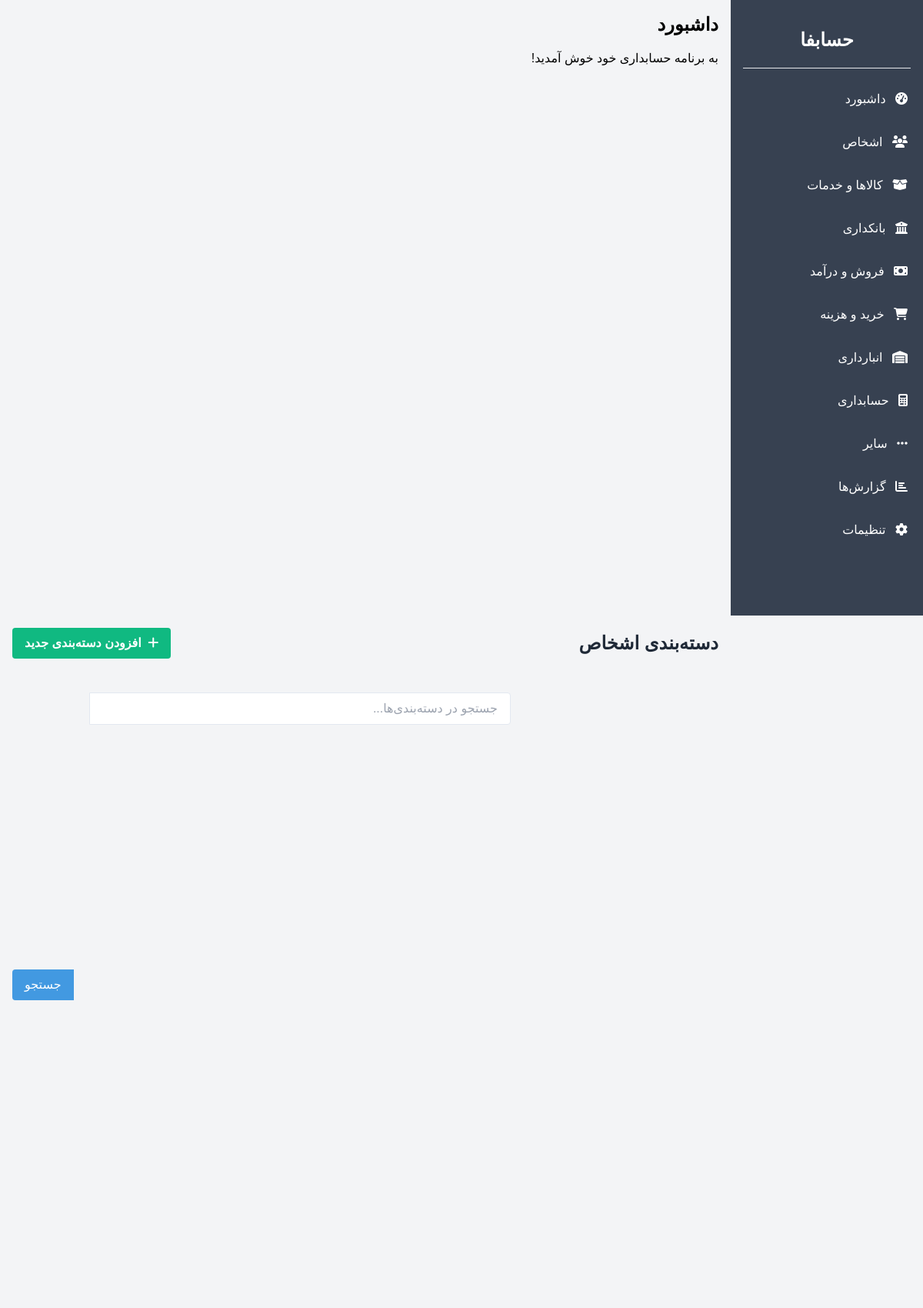
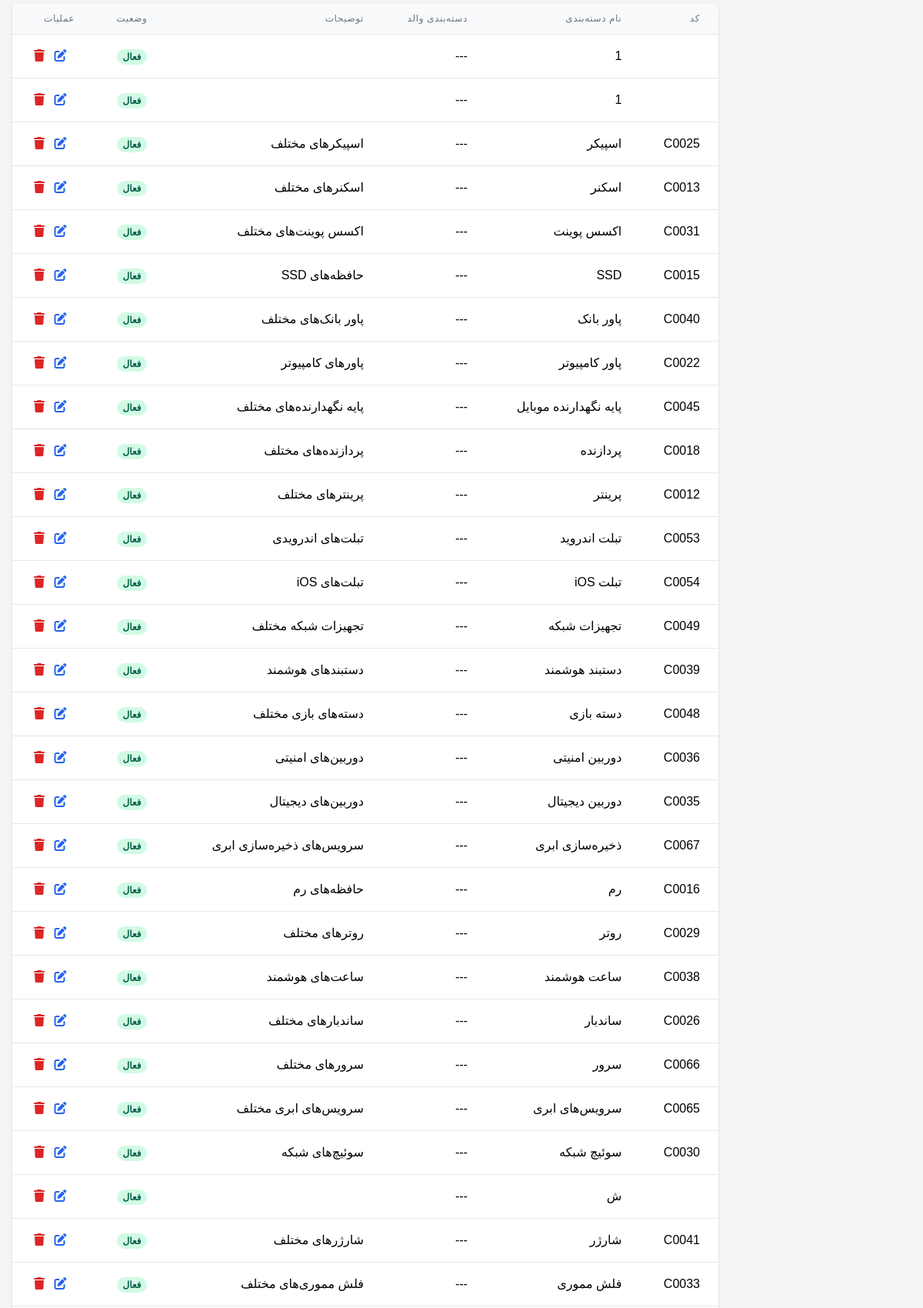
/person/person_categories.php (upper part), run on the app's committed database (2 pictures, top to bottom).
### tables this page shows
CREATE TABLE `categories` (
  `id` int(11) NOT NULL,
  `parent_id` int(11) DEFAULT NULL,
  `name` varchar(100) NOT NULL,
  `code` varchar(20) DEFAULT NULL,
  `description` text DEFAULT NULL,
  `status` tinyint(1) DEFAULT 1,
  `created_at` timestamp NOT NULL DEFAULT current_timestamp(),
  `updated_at` timestamp NOT NULL DEFAULT current_timestamp() ON UPDATE current_timestamp(),
  `image` varchar(255) DEFAULT NULL
);

### database.php (called while the page is built, shortened)
<?php
$connection = new mysqli("localhost", "root", "", "hesabfa");
$connection->set_charset("utf8mb4");
function executeQuery($sql) {
    global $connection;
    $result = $connection->query($sql);
    return $result;
}

### person/person_categories.php (the view, shortened to what this page needs)
<?php
include '../index.php';
include '../database.php';
$search = isset($_GET['search']) ? $_GET['search'] : '';
$where = '';
$sql = "SELECT c1.*,
        (SELECT name FROM categories WHERE id = c1.parent_id) as parent_name
        FROM categories c1" . $where . "
        ORDER BY c1.name ASC";
$result = executeQuery($sql);
$categoriesForSelect = executeQuery("SELECT id, name FROM categories ORDER BY name ASC");
?>
<!DOCTYPE html>
<html lang="fa" dir="rtl">
<head>
</head>
<body class="bg-gray-100">
    <div class="flex-1 p-4">
        <div class="flex justify-between items-center mb-6">
            <h2 class="text-2xl font-bold text-gray-800">دسته‌بندی اشخاص</h2>
            <button onclick="showAddModal()" class="bg-green-500 hover:bg-green-700 text-white font-bold py-2 px-4 rounded">
                <i class="fas fa-plus ml-1"></i>
                افزودن دسته‌بندی جدید
            </button>
        </div>
        <div class="mb-6">
            <form class="flex items-center" method="GET">
                <div class="flex-1 relative">
                    <input type="text" name="search" value="<?php echo htmlspecialchars($search); ?>"
                           class="w-full px-4 py-2 rounded-r border focus:outline-none focus:border-blue-500"
                           placeholder="جستجو در دسته‌بندی‌ها...">
                </div>
                <button type="submit" class="bg-blue-500 hover:bg-blue-700 text-white px-4 py-2 rounded-l">
                    جستجو
                </button>
            </form>
        </div>
        <div class="bg-white rounded-lg shadow overflow-hidden">
            <table class="min-w-full">
                <thead>
                    <tr class="bg-gray-50 border-b">
                        <th class="px-6 py-3 text-right text-xs font-medium text-gray-500 uppercase tracking-wider">کد</th>
                        <th class="px-6 py-3 text-right text-xs font-medium text-gray-500 uppercase tracking-wider">نام دسته‌بندی</th>
                        <th class="px-6 py-3 text-right text-xs font-medium text-gray-500 uppercase tracking-wider">دسته‌بندی والد</th>
                        <th class="px-6 py-3 text-right text-xs font-medium text-gray-500 uppercase tracking-wider">توضیحات</th>
                        <th class="px-6 py-3 text-right text-xs font-medium text-gray-500 uppercase tracking-wider">وضعیت</th>
                        <th class="px-6 py-3 text-right text-xs font-medium text-gray-500 uppercase tracking-wider">عملیات</th>
                    </tr>
                </thead>
                <tbody class="bg-white divide-y divide-gray-200">
                    <?php if ($result && $result->num_rows > 0): ?>
                        <?php while ($row = $result->fetch_assoc()): ?>
                            <tr class="hover:bg-gray-50">
                                <td class="px-6 py-4 whitespace-nowrap"><?php echo htmlspecialchars($row['code']); ?></td>
                                <td class="px-6 py-4 whitespace-nowrap font-medium"><?php echo htmlspecialchars($row['name']); ?></td>
                                <td class="px-6 py-4 whitespace-nowrap"><?php echo htmlspecialchars($row['parent_name'] ?? '---'); ?></td>
                                <td class="px-6 py-4"><?php echo htmlspecialchars($row['description']); ?></td>
                                <td class="px-6 py-4 whitespace-nowrap">
                                    <?php if ($row['status']): ?>
                                        <span class="px-2 inline-flex text-xs leading-5 font-semibold rounded-full bg-green-100 text-green-800">
                                            فعال
                                        </span>
                                    <?php else: ?>
                                        <span class="px-2 inline-flex text-xs leading-5 font-semibold rounded-full bg-red-100 text-red-800">
                                            غیرفعال
                                        </span>
                                    <?php endif; ?>
                                </td>
                                <td class="px-6 py-4 whitespace-nowrap text-left">
                                    <button onclick="showEditModal(<?php echo htmlspecialchars(json_encode($row)); ?>)"
                                            class="text-blue-600 hover:text-blue-900 mx-1">
                                        <i class="fas fa-edit"></i>
                                    </button>
                                    <button onclick="deleteCategory(<?php echo $row['id']; ?>)"
                                            class="text-red-600 hover:text-red-900 mx-1">
                                        <i class="fas fa-trash"></i>
                                    </button>
                                </td>
                            </tr>
                        <?php endwhile; ?>
                    <?php endif; ?>
                </tbody>
            </table>
        </div>
    </div>
</body>
</html>

### assets/css/style.css (style rules this page uses)
:root { --navbar-height: 60px; --sidebar-width: 250px; --primary-color: #374151; --secondary-color: #4b5563; --text-light: #fff; --border-color: #e5e7eb; }
* { margin: 0; padding: 0; box-sizing: border-box; }
body { font-family: 'IranSans', Vazir, Tahoma, sans-serif; direction: rtl; background-color: #f3f4f6; margin: 0; overflow-x: hidden; min-height: 100vh; }
.flex-1 { padding: 20px; margin-right: var(--sidebar-width); min-height: 100vh; }
.rounded { border-radius: 0.375rem; }
.font-bold { font-weight: bold; }
.shadow { box-shadow: 0 1px 3px 0 rgba(0, 0, 0, 0.1), 0 1px 2px 0 rgba(0, 0, 0, 0.06); }
.border { border-width: 1px; border-color: #e2e8f0; }
.w-full { width: 100%; }
.py-2 { padding-top: 0.5rem; padding-bottom: 0.5rem; }
.focus\:outline-none { outline: 2px solid transparent; outline-offset: 2px; }
.bg-blue-500 { background-color: #4299e1; }
.text-white { color: #fff; }
.px-4 { padding-left: 1rem; padding-right: 1rem; }
.rounded { border-radius: 0.25rem; }
.bg-white { background-color: white; }
.p-4 { padding: 1rem; }
.ml-1 { margin-left: 0.25rem; }
.rounded-lg { border-radius: 0.5rem; }
.bg-white { background-color: #ffffff; }
body { font-family: 'Tahoma', sans-serif; }

### data on the page
categories: name "1", parent_name "---", status "فعال"
categories: name "1", parent_name "---", status "فعال"
categories: code "C0025", name "اسپیکر", parent_name "---", description "اسپیکرهای مختلف", status "فعال"
categories: code "C0013", name "اسکنر", parent_name "---", description "اسکنرهای مختلف", status "فعال"
categories: code "C0031", name "اکسس پوینت", parent_name "---", description "اکسس پوینت‌های مختلف", status "فعال"
categories: code "C0015", name "SSD", parent_name "---", description "حافظه‌های SSD", status "فعال"
categories: code "C0040", name "پاور بانک", parent_name "---", description "پاور بانک‌های مختلف", status "فعال"
categories: code "C0022", name "پاور کامپیوتر", parent_name "---", description "پاورهای کامپیوتر", status "فعال"
categories: code "C0045", name "پایه نگهدارنده موبایل", parent_name "---", description "پایه نگهدارنده‌های مختلف", status "فعال"
categories: code "C0018", name "پردازنده", parent_name "---", description "پردازنده‌های مختلف", status "فعال"
categories: code "C0012", name "پرینتر", parent_name "---", description "پرینترهای مختلف", status "فعال"
categories: code "C0053", name "تبلت اندروید", parent_name "---", description "تبلت‌های اندرویدی", status "فعال"
categories: code "C0054", name "تبلت iOS", parent_name "---", description "تبلت‌های iOS", status "فعال"
categories: code "C0049", name "تجهیزات شبکه", parent_name "---", description "تجهیزات شبکه مختلف", status "فعال"
categories: code "C0039", name "دستبند هوشمند", parent_name "---", description "دستبندهای هوشمند", status "فعال"
categories: code "C0048", name "دسته بازی", parent_name "---", description "دسته‌های بازی مختلف", status "فعال"
categories: code "C0036", name "دوربین امنیتی", parent_name "---", description "دوربین‌های امنیتی", status "فعال"
categories: code "C0035", name "دوربین دیجیتال", parent_name "---", description "دوربین‌های دیجیتال", status "فعال"
categories: code "C0067", name "ذخیره‌سازی ابری", parent_name "---", description "سرویس‌های ذخیره‌سازی ابری", status "فعال"
categories: code "C0016", name "رم", parent_name "---", description "حافظه‌های رم", status "فعال"
categories: code "C0029", name "روتر", parent_name "---", description "روترهای مختلف", status "فعال"
categories: code "C0038", name "ساعت هوشمند", parent_name "---", description "ساعت‌های هوشمند", status "فعال"
categories: code "C0026", name "ساندبار", parent_name "---", description "ساندبارهای مختلف", status "فعال"
categories: code "C0066", name "سرور", parent_name "---", description "سرورهای مختلف", status "فعال"
categories: code "C0065", name "سرویس‌های ابری", parent_name "---", description "سرویس‌های ابری مختلف", status "فعال"
categories: code "C0030", name "سوئیچ شبکه", parent_name "---", description "سوئیچ‌های شبکه", status "فعال"
categories: name "ش", parent_name "---", status "فعال"
categories: code "C0041", name "شارژر", parent_name "---", description "شارژرهای مختلف", status "فعال"
categories: code "C0033", name "فلش مموری", parent_name "---", description "فلش مموری‌های مختلف", status "فعال"
